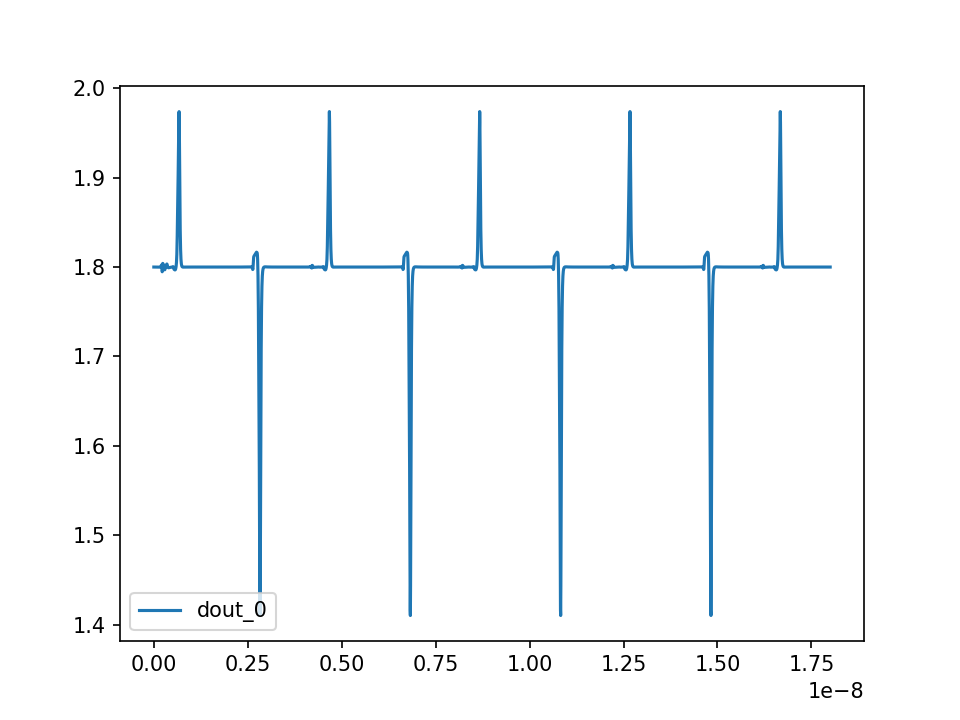

This chart was generated by the following Python code:
import numpy as np
import matplotlib.pyplot as plt
from collections import defaultdict

saved = [
    "vdd",
    "vss",
    "clk",
    "dout_3",
    "dout_2",
    "dout_1",
    "dout_0",
    "wl_3",
    "wl_2",
    "wl_1",
    "wl_0",
    "bl_3",
    "bl_2",
    "bl_1",
    "bl_0",
    "br_3",
    "br_2",
    "br_1",
    "br_0",
    "blr_1",
    "brr_1",
    "blr_0",
    "brr_0",
    "addr_0",
    "addr_b_0",
    "sense_amp_en",
    "dout_b_0",
]

plot = ["dout_0"]


def read_data(f):
    data = defaultdict(lambda: [])
    for line in f.readlines():
        values = line.split()
        ctr = 0
        for key in saved:
            if ctr == 0:
                data["time"].append(float(values[ctr]))
            ctr += 1
            data[key].append(float(values[ctr]))
            ctr += 1
    return {k: np.array(v) for k, v in data.items()}


def read_test_data():
    with open("./read.dat") as f:
        return read_data(f)


def plot_data(data):
    plt.figure(dpi=150)
    for key in plot:
        plt.plot(data["time"], data[key])
    plt.legend(plot)
    plt.savefig("read.png")
    plt.show()


if __name__ == "__main__":
    data = read_test_data()
    plot_data(data)
